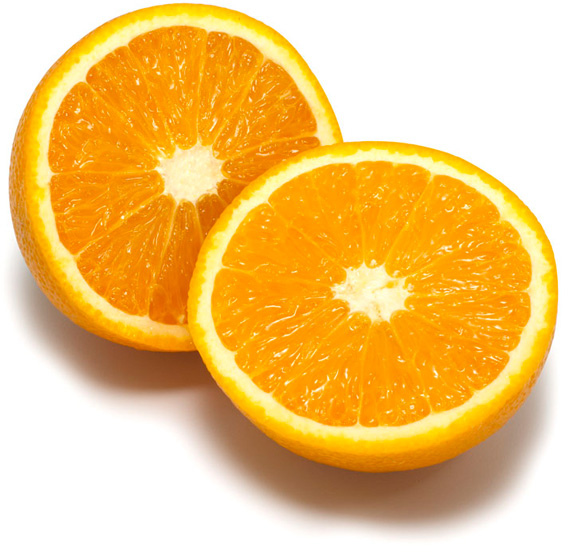
#> input picture lab3_cv_casper_augustsson/submit3/Images-jpg/orange.jpg, 572 x 551 px; the run also reads 1 picture not shown here
$ python graphcut_example.py
#> lines starting #> are read from the running program, lines starting #| are printed output that depends on the picture
### lab3_cv_casper_augustsson/submit3/lab3.py
import numpy as np
from scipy.spatial import distance_matrix
import matplotlib.pyplot as plt
from Functions import *
from gaussfft import gaussfft
import random as rn
from collections import defaultdict
from PIL import Image, ImageFilter
import matplotlib.pyplot as plt
import copy
import colorsys
import numpy.linalg as la
from collections import Counter
#from scipy.ndimage.filters import gaussian_filter
import random as rnd
from scipy.stats import multivariate_normal
# Do it fast and simple, no time.
# Plan first, code later
from scipy.ndimage import gaussian_filter
def main():
    img_color = np.array(Image.open('Images-jpg/orange.jpg'))#       .convert('L')) #you can pass multiple arguments in single line
    img_color = img_color.astype(np.float64)

    seg,center = kmeans_segm(img_color,50,50)

    new_image = center[seg[:,:]]


    f = plt.figure()
    f.subplots_adjust(wspace=0.2, hspace=0.4)
    plt.rc('axes', titlesize=10)
    a1 = f.add_subplot(2, 1, 1)
    plt.imshow(new_image)
    a1.title.set_text("")
    a1 = f.add_subplot(2, 1, 2)
    plt.imshow(img_color)
    a1.title.set_text("")


    plt.show()
    print("lol")


# [152 lines left out: functions kmeans_segm_test, kmeans_segm_old, not called in this run]


def kmeans_segm(image, K, L, seed = 42):
    """
    Implement a function that uses K-means to find cluster 'centers'
    and a 'segmentation' with an index per pixel indicating with
    cluster it is associated to.

    Input arguments:
        image - the RGB input image
        K - number of clusters
        L - number of iterations
        seed - random seed
    Output:
        segmentation: an integer image with cluster indices
        centers: an array with K cluster mean colors
    """
    print("K: " + str(K))

    #settings
    smart_random = True


    # Set random seed
    rn.seed(seed)

    # Random initialization of K centers
    if smart_random == True:
        k_centers = find_random_color_from_img(image,K,seed)
        k_centers = np.array(k_centers.astype('uint8'))

    else:
        max_val = 255
        k_centers = np.array([[rn.random()*max_val,rn.random()*max_val,rn.random()*max_val] for i in range(K)  ])
        k_centers = np.array(k_centers.astype('uint8'))


    shape = np.shape(image)
    img_extend = np.ones([shape[0],shape[1],len(k_centers),3])
    img_extend = np.einsum('ijk,ijnk->ijnk',image,img_extend)


    # Iter L times
    for l in range(L):

        print("iter " + str(l) + " out of " + str(L) )

        # subtract k_centers from img _extended
        dist_diff = img_extend[:,:] - k_centers

        # now calc length
        dist = np.einsum('ijkv,ijkv->ijk',dist_diff,dist_diff)

        ## Assign each pixel to cluster centers with lowest distance
        # (ijk)                  ij pixel belongs to cluster k
        pixel_cluster_map  = np.argmin(dist, axis=2)#np.argmin(a, axis=None, out=None, *, keepdims=<no value>)

        ## Recompute all cluster centers by taking mean of the pixels assigned to each cluster
        # i cluster, x,y for pixel in org img


        #image_k = image[pixel_cluster_map==]
        #index_list_each_cluster = [np.argwhere(pixel_cluster_map == i) for i in range(K)]
        for c in range(K):
            color_sum = image[pixel_cluster_map==c]
            k_centers[c] = np.einsum('ij->j',color_sum)/color_sum.shape[0]


    centers = k_centers
    segmentation = pixel_cluster_map

    return segmentation, centers

def find_random_color_from_img(image,K,seed):
    """finds K unique colors in an image"""
    rn.seed(seed)

    # Create color mat for image
    image_int = np.array(image)
    image_flat = np.reshape(image_int, (-1, 3)).astype(np.float64)

    rgb_unique= list(set(tuple(rgb) for rgb in image_flat))

    ret_var = np.array([rgb_unique[rn.randrange(0,len(rgb_unique))] for i in range(K)])
    return ret_var


def mixture_prob(image, K, L, mask):
    """
    Implement a function that creates a Gaussian mixture models using the pixels
    in an image for which mask=1 and then returns an image with probabilities for
    every pixel in the original image.

    Input arguments:
        image - the RGB input image
        K - number of clusters
        L - number of iterations
        mask - an integer image where mask=1 indicates pixels used
    Output:
        prob: an image with probabilities per pixel
    """
    # some start var
    sigma_k_start = 100
    seed = 0
    std = 1

    # blur image to make kmeans work better
    image = gaussian_filter(image, sigma=std)

    # flat image
    image_flat = np.reshape(image, (-1, 3)).astype(np.float64)


    # for k means clustering position doesn't matter and for statistical properties it is the same. Therefore we disregard the form
    I = image[mask == 1] # masked part of image


    # we use kmeans_segm to get the color clusters, size of each cluster.
    # we therefore fold up I in an arbitrary way so that kmeans_cluster can handle it
    fac1,fac2 = find_big_factos(len(I))
    I_folded_up =  np.reshape(I, [fac1,fac2,3]).astype(np.float64)
    print("initialization of mu,sigma etc started")
    print("kmeans started")

    seg, cent = kmeans_segm(I_folded_up,K,L,seed)
    print("kmeans done")

    # We now have the data needed to calc mu_k, sigma_k and w_k

    mu_k = cent # eacg cluster mean color

    sigma_k  = np.zeros([K,3,3])#ones(K)*100 # k ident matrices
    sigma_k[:]= np.identity(3)*sigma_k_start

    w_k = find_w_k(seg,cent,K) # function to find inital w_k

    # find clusters that correspond to the masked area of the image
    # We use one for loop to iterate L times over I(masked image)
    for l in range(L):
        # step 1:
        # given mu_k,sigma_k,w_k calc p_ik = prob that pixel i belongs to cluster k
        p_ik = calc_p_ik(I,K,w_k,mu_k,sigma_k)

        # step 2:
        # update mu_k, sigma_k, w_k

        w_k = update_w_k(p_ik)

        mu_k = update_mu_k(p_ik,I)

        sigma_k = update_sigma_k(p_ik,I,mu_k,K)


    # We know have k clusters with weigths, sigma and mu trained on the object in image
    # next step is to check pixels in entire image and check the prob that each pixel belong to any of these clusters
    p_i = calc_p_i(image_flat,K,w_k,mu_k,sigma_k)


    return p_i


def update_w_k(p_ik):
    """
    calc w_k bt summing the prob of all pixels for each cluster. Then dividing by the amount of pixels
    """
    shape = np.shape(p_ik)
    w_k = (1/shape[0])*np.einsum('ik->k',p_ik)
    return w_k

def update_mu_k(p_ik,image_flat):
    """
    multiply each pixel with its proability of belonging to each cluster for every cluster,
    then summing up the weigthed colours for each cluster to get the mean colour of each cluster
    """
    #  multiply each pixel with its proability of belonging to each cluster for every cluster and summing up the weigthed colours for each cluster
    sum_pik_ci = np.einsum('ik,ic->kc',p_ik,image_flat)
    #sum the prob that an arbitrary pixel belongs to each cluster
    sum_pik = np.einsum('ik->k',p_ik)
    # normalize the weigthed mean colour
    mu_k = sum_pik_ci[:]/sum_pik[:,None]
    return mu_k

def update_sigma_k(p_ik,image_flat,mu_k,K):
    """
    calc cov mat for each cluster
    """
    # get the diff between the each pixel and each clusters mean colour
    v = (image_flat[:,None] - mu_k[None,:])
    # create a cov matrix for each cluster which is the sum of cov matrix for each pixel
    sigma_talj = np.einsum('ik,ikj,ikm->kjm',p_ik,v,v) # swap dim
    # normalize factor is the sum of the prob that a pixel belongs to cluster k
    sum_pik = np.einsum('ik->k',p_ik)

    # do the normalization
    # to avoid zeros add something little
    sigma_k = sigma_talj[:]/sum_pik[:,None,None]
    sigma_k = sigma_k[:] + np.eye(3)*1e-3

    return sigma_k

def calc_g_ki(image_flat,K,w_k,mu_k,sigma_k):
    """calc the multinomial prob density function value for each pixel to belong to each cluster"""

    ### create factor
    g_k = 1/np.sqrt(((2*np.pi)**3)*la.det(sigma_k[:])) # works

    ### create exponent
    v = ((image_flat[:,None,:] - mu_k[None,:,:])) # c - mu
    sigma_inv = la.inv(sigma_k[:])                # inv(cov)
    expon = -0.5*np.einsum('abi,bik,abk->ab',v,sigma_inv,v,optimize='greedy') # -1/2 (c-mu).T @ inv(cov) @ (c-mu)
    expon = np.exp(expon) # exp(-1/2 (c-mu).T @ inv(cov) @ (c-mu))

    g_k_i = expon[:,:]*g_k[None,:] # 1/sqrt(2pi**3 det(cov)) *  exp(-1/2 (c-mu).T @ inv(cov) @ (c-mu))
    return g_k_i

def calc_p_ik(image_flat,K,w_k,mu_k,sigma_k): # correct
    """
    Calc probabilities for each pixel p_i
    p_i = sum_k->K w_k*g_k(c_i) return one probability for each pixel in image
    """

    ## calc g_k_i, see func for details
    g_k_i = calc_g_ki(image_flat,K,w_k,mu_k,sigma_k)

    ## From g_k_i we can calc wg_k_i
    wg_k_i = w_k[None,:]*g_k_i[:,:]

    ## We have everything we need to calc p_i
    p_i = np.einsum('ij->i', wg_k_i)


    p_ik = wg_k_i[:,:]/p_i[:,None]

    return p_ik

def calc_p_i(image_flat,K,w_k,mu_k,sigma_k):
    """
    Calc probabilities for each pixel p_i
    p_i = sum_k->K w_k*g_k(c_i) return one probability for each pixel in image
    """
    ## calc g_k_i, see func for details
    g_k_i = calc_g_ki(image_flat,K,w_k,mu_k,sigma_k)

    ## From g_k_i we can calc wg_k_i
    wg_k_i = w_k[None,:]*g_k_i[:,:]

    ## We have everything we need to calc p_i
    p_i = np.einsum('ij->i', wg_k_i)

    return p_i

def find_w_k(seg,cent,K):
    """function to find inital weigths"""

    # add upp elements that contains the index of each cluster
    index_list_each_cluster = [np.argwhere(seg == i) for i in range(K)]
    w_k = [len(k) for k in index_list_each_cluster]
    # w_k now contains the number of pixels for each k. All pixels belong to an K therefore the sum of w_k is the total number of pixels
    sum = np.einsum('i->',w_k)
    # normalize w_k
    w_k = w_k/sum
    return w_k

def find_big_factos(n):
    """Find the two largest factors in one number n"""

    sq = int(np.sqrt(n))
    factor1 = 0
    factor2 = 0
    for i in range(0,-sq,-1):
        if (n%(sq+i))==0:
            factor1 = int(sq+i)
            factor2 = int(n/factor1)
            return factor1, factor2


    if factor1 == 0 or factor2 == 0:
        raise Exception("No factor found")

    return 0,0


main()
#> in main, img_color is the input picture: shape (551, 572, 3); mean R, G, B 242.2, 197.1, 118.9
#> in find_random_color_from_img, `rgb_unique= list(set(tuple(rgb) for rgb in image_flat))`: rgb_unique = 40337 items
#> in find_random_color_from_img, `ret_var = np.array([rgb_unique[rn.randrange(0,len(rgb_unique))] for i ..`: ret_var = 50 rows, first 8: [255, 176, 2], [239, 226, 217], [252, 194, 86], [247, 169, 1], [247, 250, 169], [252, 253, 177], [159, 102, 57], [159, 105, 67]
#> in kmeans_segm, `k_centers = find_random_color_from_img(image,K,seed)`: k_centers has the same summary as ret_var in find_random_color_from_img
#> the loop in kmeans_segm, `for l in range(L): ` made 50 passes
#> pass 1, in kmeans_segm, `pixel_cluster_map  = np.argmin(dist, axis=2)#np.argmin(a, axis=None, o..`:
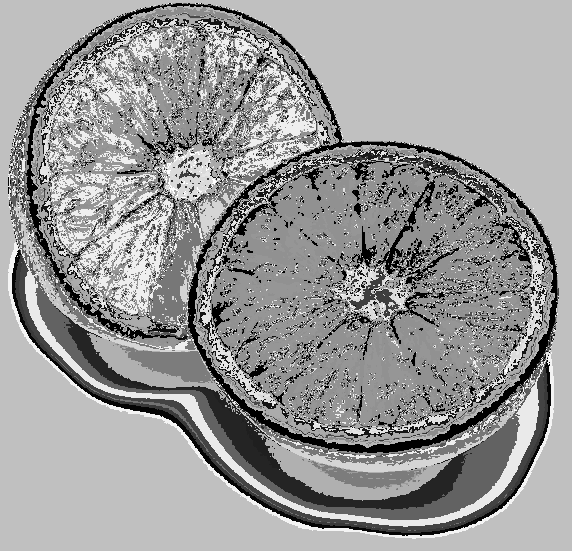
#> pixel_cluster_map: shape (551, 572) int64; min 0, max 49, mean 29.6; drawn with min black and max white
#> pass 2, in kmeans_segm, `pixel_cluster_map  = np.argmin(dist, axis=2)#np.argmin(a, axis=None, o..`:
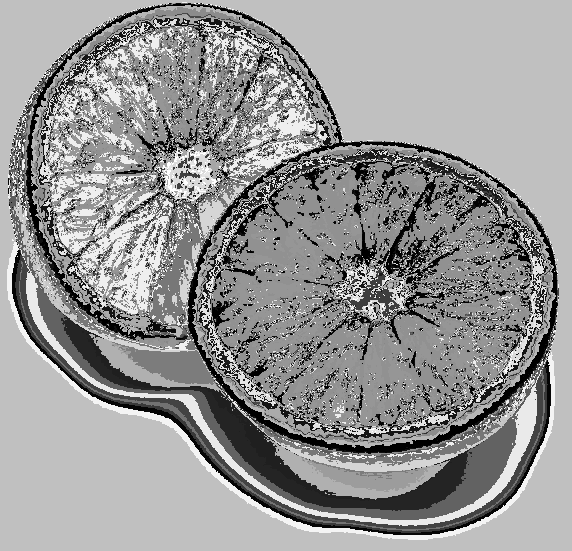
#> pixel_cluster_map: shape (551, 572) int64; min 0, max 49, mean 29; drawn with min black and max white
#> pass 3, in kmeans_segm, `pixel_cluster_map  = np.argmin(dist, axis=2)#np.argmin(a, axis=None, o..`:
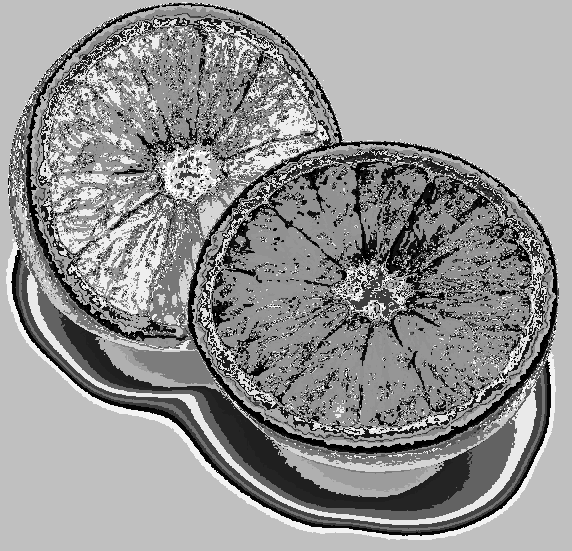
#> pixel_cluster_map: shape (551, 572) int64; min 0, max 49, mean 28.5; drawn with min black and max white
#> after the loop in kmeans_segm, `for l in range(L):`: k_centers = 50 rows, first 8: [253, 172, 1], [228, 215, 207], [252, 199, 94], [253, 153, 1], [254, 235, 129], [253, 240, 164], [150, 99, 64], [156, 110, 79]
#> in kmeans_segm, `centers = k_centers`: centers has the same summary as k_centers
#> in kmeans_segm, `segmentation = pixel_cluster_map`:
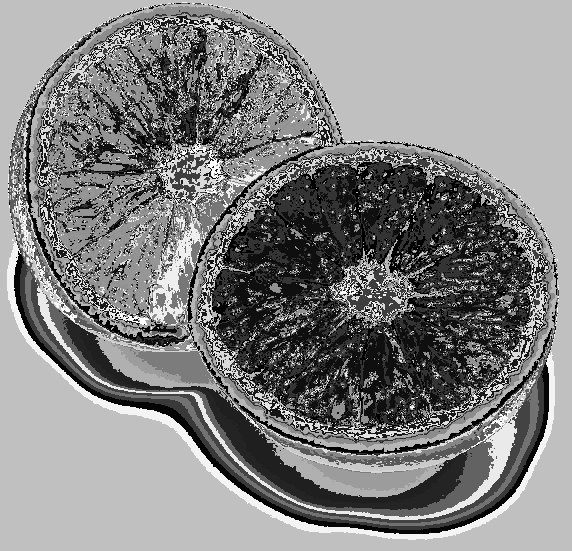
#> segmentation: shape (551, 572) int64; min 0, max 49, mean 25.2; drawn with min black and max white
#> in main, `seg,center = kmeans_segm(img_color,50,50)`: center has the same summary as k_centers in kmeans_segm
#> (the rest of the program and of its run is left out)
